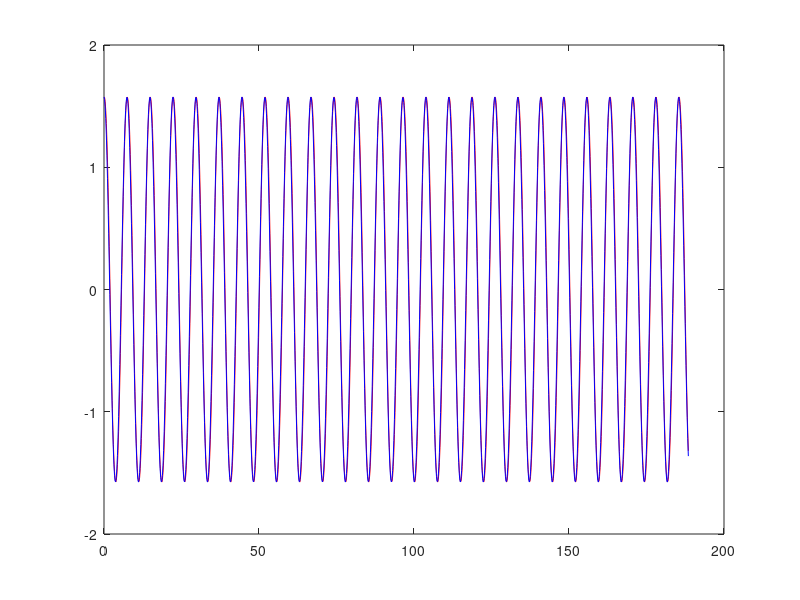

Write MATLAB code to recreate this figure.
clear; clc; close all;

% Set initial frequency
w0 = 1;

% Set final time to be 30 periods out and get step size(tao)
tfinal = 2 * pi / w0 * 30;

N = 1000;
% N = input('Input the number of steps to be taken: ') ;
tao = tfinal / N ;
t = linspace(0, tfinal, N + 1) ;
theta = zeros(1, N + 1);
omega = zeros(1, N + 1);

theta(1) = pi / 2;
omega(1) = 0;

for n=1:N
	theta(n + 1) = theta(n) + omega(n) * tao;
	omega(n + 1) = omega(n) - w0^2 * sin(theta(n + 1)) * tao;
end

real_ans = pi * w0 ./ (2 * ellipke(sin(pi / 4) .^2));

plot(t, theta, 'r-', t, max(theta) * cos(t .* real_ans), 'b-');  % TODO: This looks funny